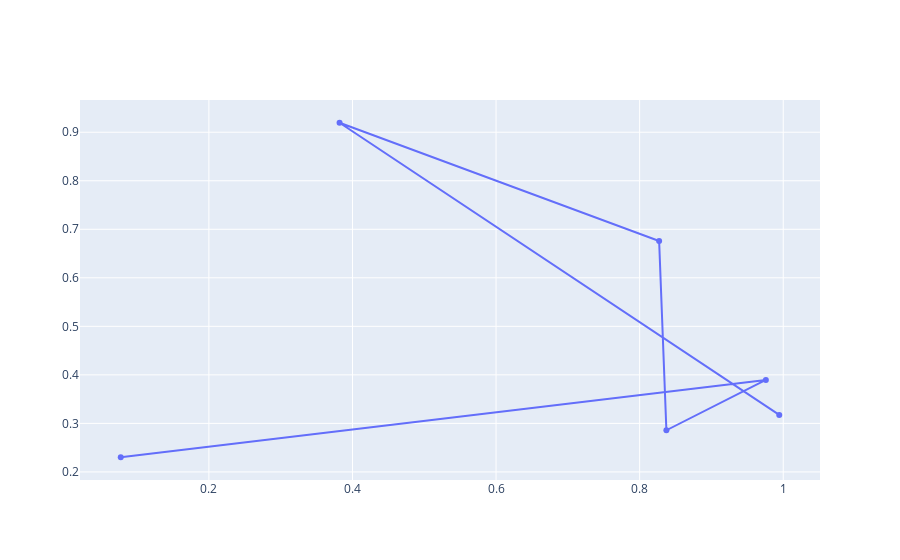
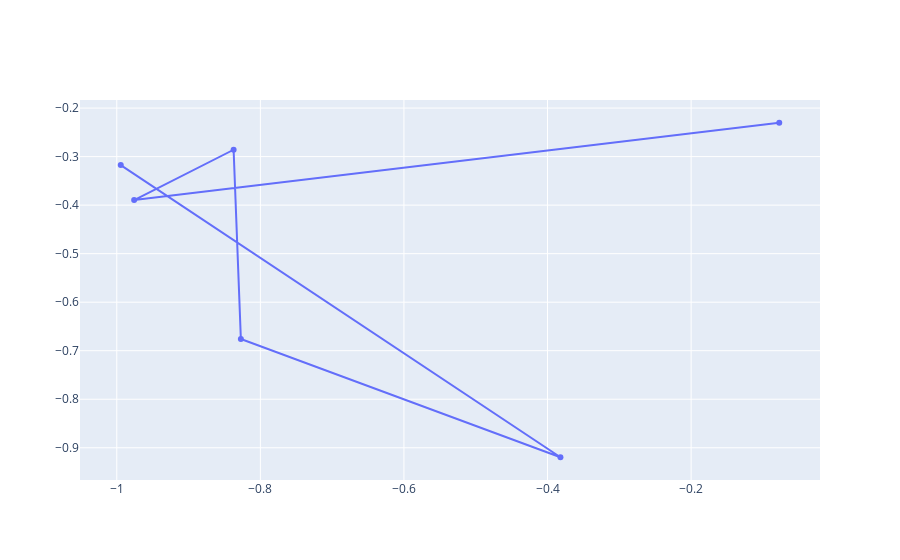

Here is the notebook cell these charts were saved with, in order:
### Markdown cell above
Does point reflection in 2d preserve chirality?

ChatGPT said no :( but this isn't true.

### Code cell
import numpy as np
import plotly.graph_objects as go

seed = 2025
rng = np.random.default_rng(seed)

reflection = np.array([
    [-1,0],
    [0,-1]
])

no_points = 6
x, y = rng.random((2, no_points))

go.Figure(
    data = go.Scatter(
        x=x,
        y=y,
    )
).show()

x = -x
y = -y

go.Figure(
    data = go.Scatter(
        x=x,
        y=y
    )
).show()

### Figure 1 — Plotly figure (JSON) as saved in the notebook; plotly's stock layout.template omitted (floating-point values rounded to 4 significant figures)
{"data": [{"type": "scatter", "x": [0.9945, 0.382, 0.8271, 0.8373, 0.9758, 0.07723], "y": [0.3175, 0.9196, 0.6759, 0.2858, 0.3895, 0.2302]}], "layout": {"autosize": true, "xaxis": {"autorange": true, "range": [0.02002, 1.052], "type": "linear"}, "yaxis": {"autorange": true, "range": [0.1733, 0.9764], "type": "linear"}}}

### Figure 2 — Plotly figure (JSON) as saved in the notebook; plotly's stock layout.template omitted (floating-point values rounded to 4 significant figures)
{"data": [{"type": "scatter", "x": [-0.9945, -0.382, -0.8271, -0.8373, -0.9758, -0.07723], "y": [-0.3175, -0.9196, -0.6759, -0.2858, -0.3895, -0.2302]}], "layout": {"autosize": true, "xaxis": {"autorange": true, "range": [-1.052, -0.02002], "type": "linear"}, "yaxis": {"autorange": true, "range": [-0.9764, -0.1733], "type": "linear"}}}
